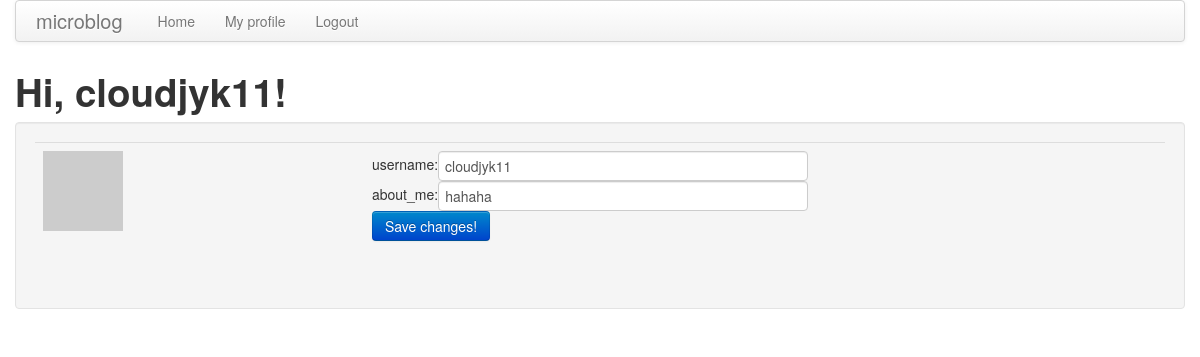
The page /user/cloudjyk11/edit (signed in) on the database its author committed.
### app/models.py (models this page shows, shortened)
class User(db.Model):
    id = db.Column(db.Integer, primary_key = True)
    username = db.Column(db.String(64), index = True, unique = True)
    password = db.Column(db.String(64), index = True)
    email = db.Column(db.String(120), index = True, unique = True)
    about_me = db.Column(db.String(140))
    last_seen = db.Column(db.DateTime)
    posts = db.relationship('Post', backref='author', lazy='dynamic')
    followed = db.relationship('User',
        secondary = followers,
        primaryjoin = (followers.c.follower_id == id),
        secondaryjoin = (followers.c.followed_id == id),
        backref = db.backref('followers', lazy = 'dynamic'),
        lazy = 'dynamic')
    def avatar(self,size):
        return 'http://www.gravatar.com/avatar/' + md5(self.email.encode('utf-8')).hexdigest() + '?d=mm&s=' + str(size)

### app/views.py (the view)
@app.route('/user/<username>/edit', methods = ['GET', 'POST'])
@login_required
def edit(username):
    if username != g.user.username:
        print(username,g.user.username)
        flash('You are not authorized to visit this page!')
        return redirect(url_for('index'))
    form = EditForm()
    if form.validate_on_submit():
        if form.username.data != g.user.username and User.query.filter_by(username = form.username.data).first() != None:
            flash('This username has been occupied!')
            return redirect(url_for('edit', username = g.user.username))
        else:
            g.user.username = form.username.data
            g.user.about_me = form.about_me.data
            u = g.user
            db.session.add(u)
            db.session.commit()
            logout_user()
            login_user(User.query.filter_by(username = form.username.data).first())
            flash('Your changes have been saved.')
            return redirect(url_for('user', username = form.username.data))
    else:
        form.username.data = g.user.username
        form.about_me.data = g.user.about_me
    return render_template('edit.html',
        title = 'Edit your info',
        user = g.user,
        form = form)

### app/forms.py
class EditForm(FlaskForm):
    username = StringField('username',validators=[DataRequired()])
    about_me = StringField('about_me',validators=[Length(min=1, max=140)])

### app/views.py (called while the page is built)
@app.before_request
def before_request():
    g.user = current_user

@lm.user_loader
def load_user(id):
    return User.query.get(int(id))

### app/templates/edit.html (shortened to what this page needs)
{% extends "base.html" %}
{% block content %}
<h1>Hi, {{ g.user.username }}!</h1>
<div class="well">
    <form class="form-horizontal" action="" method="post" name="post">
        <table class="table table-hover">
            <tr>
                <td>
                    <a href="{{url_for('user', username = user.username)}}"><img src="{{user.avatar(140)}}"></a>
                </td>
                <td>
                    <div class="controls">
                        username:{{ form.username(size = 80, class = "span4") }}
                    </div>
                    <div class="controls">
                        about_me:{{ form.about_me(cols = 64, rows = 4, class = "span4") }}
                    </div>
                    <div class="control-group">
                        <div class="controls">
                            <input class="btn btn-primary" type="submit" value="Save changes!">
                        </div>
                    </div>
                </td>
            </tr>
        </table>
    </form>
</div>
{% endblock %}

### rows shown on the page
User: user.username "cloudjyk11", username "cloudjyk11", about_me "hahaha"
